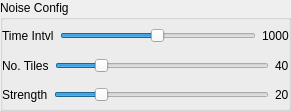
      <widget class="QGroupBox" name="groupBox_5">
       <property name="geometry">
        <rect>
         <x>10</x>
         <y>236</y>
         <width>291</width>
         <height>111</height>
        </rect>
       </property>
       <property name="title">
        <string>Noise Config</string>
       </property>
       <widget class="QWidget" name="verticalLayoutWidget">
        <property name="geometry">
         <rect>
          <x>2</x>
          <y>24</y>
          <width>287</width>
          <height>83</height>
         </rect>
        </property>
        <layout class="QVBoxLayout" name="verticalLayout_5">
         <item>
          <layout class="QHBoxLayout" name="horizontalLayout_35">
           <item>
            <widget class="QLabel" name="label_34">
             <property name="text">
              <string>Time Intvl</string>
             </property>
            </widget>
           </item>
           <item>
            <widget class="QSlider" name="noiseFreq_slider">
             <property name="minimum">
              <number>1</number>
             </property>
             <property name="maximum">
              <number>2000</number>
             </property>
             <property name="singleStep">
              <number>10</number>
             </property>
             <property name="value">
              <number>1000</number>
             </property>
             <property name="orientation">
              <enum>Qt::Horizontal</enum>
             </property>
            </widget>
           </item>
           <item>
            <widget class="QLabel" name="noiseFreq_label">
             <property name="text">
              <string>1000</string>
             </property>
            </widget>
           </item>
          </layout>
         </item>
         <item>
          <layout class="QHBoxLayout" name="horizontalLayout_29">
           <item>
            <widget class="QLabel" name="label_31">
             <property name="text">
              <string>No. Tiles</string>
             </property>
            </widget>
           </item>
           <item>
            <widget class="QSlider" name="noiseTiles_slider">
             <property name="minimum">
              <number>1</number>
             </property>
             <property name="maximum">
              <number>200</number>
             </property>
             <property name="value">
              <number>40</number>
             </property>
             <property name="orientation">
              <enum>Qt::Horizontal</enum>
             </property>
            </widget>
           </item>
           <item>
            <widget class="QLabel" name="noTiles_label">
             <property name="text">
              <string>40</string>
             </property>
            </widget>
           </item>
          </layout>
         </item>
         <item>
          <layout class="QHBoxLayout" name="horizontalLayout_34">
           <item>
            <widget class="QLabel" name="label_32">
             <property name="text">
              <string>Strength</string>
             </property>
            </widget>
           </item>
           <item>
            <widget class="QSlider" name="noiseStrength_slider">
             <property name="minimum">
              <number>0</number>
             </property>
             <property name="maximum">
              <number>100</number>
             </property>
             <property name="value">
              <number>20</number>
             </property>
             <property name="orientation">
              <enum>Qt::Horizontal</enum>
             </property>
            </widget>
           </item>
           <item>
            <widget class="QLabel" name="noiseStrenght_label">
             <property name="text">
              <string>20</string>
             </property>
            </widget>
           </item>
          </layout>
         </item>
        </layout>
       </widget>
      </widget>
